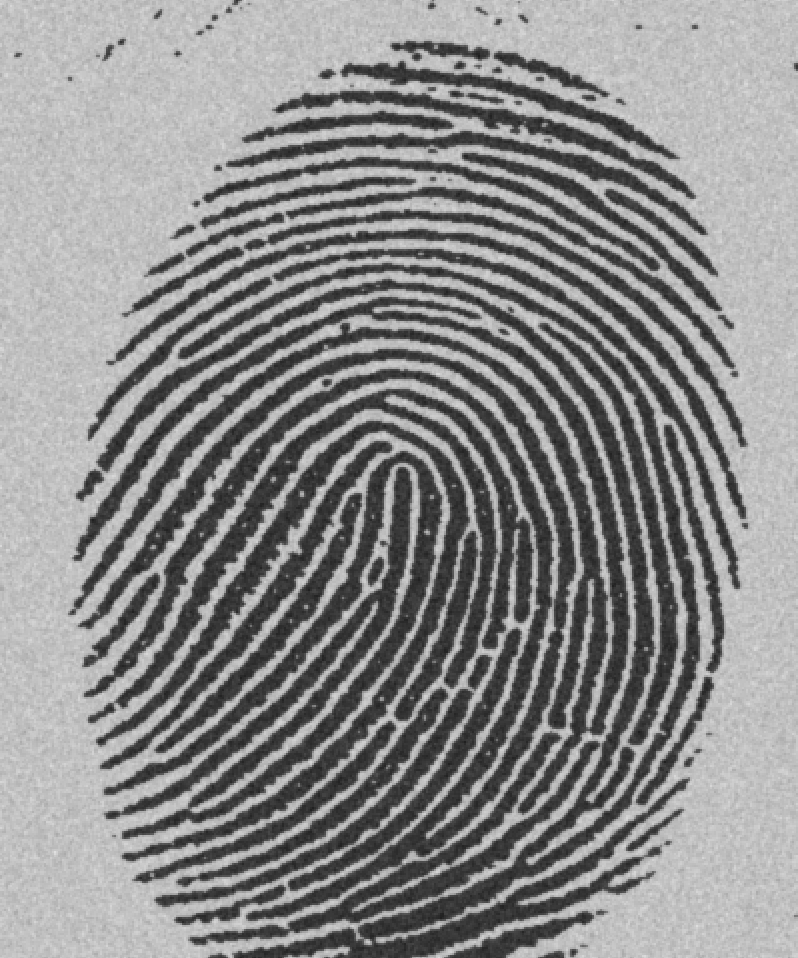
#> input picture imagens/fingerPrint.png, 798 x 958 px
$ jupyter execute Atividade2.ipynb   (shell and % lines are left out)
#> lines starting #> are read from the running program, lines starting #| are printed output that depends on the picture; after the words box and inside, x2 and y2 are one past the last pixel; in counts of white or black regions, pixels touching at a corner belong together; long printed decimals are rounded
#> further down, imagem is the input picture: shape (958, 798); min 29, max 224, mean 140
<a href="https://colab.research.google.com/github/girotodenis/ReconhecimentoImagemVisaoComputacional/blob/master/Atividade2.ipynb" target="_parent"></a>

NOME COMPLETO DOS INTEGRANTES DO GRUPO:
**Davi Miranda Gonçalves**,
**Denis SIlva Giroto**,
**Naiara Moura Pires**

MATRÍCULAS DOS INTEGRANTES DO GRUPO:
**1931143030**,
**1931143029**,
**1931143033**

[cell 1]
# Clone the entire repo.

[cell 2]
%cd cloned-repo

[cell 3]
from google.colab.patches import cv2_imshow
from matplotlib import pyplot as plt
import cv2
import os
import numpy as np

[cell 4]
execution_path = os.getcwd()
print(execution_path)

#Atividade 1

##Exercício 1

Escreva um programa em que o limiar seja estimado
automaticamente usando a técnica de Global Thresholding. A saída
deve ser uma imagem binarizada e a entrada de ser a imagem
fingerPrint.png. Qual a relação que existe entre o limiar e o número
de iterações?

[cell 5]
def estimar_limiar(imagem):
  hist = cv2.calcHist([imagem],[0],None,[256],[0,256])
#> hist = 256 values, max 23014 at index 192, min 0 at index 0, mean 2986.3
  hist_norm = hist.ravel()/hist.max()
#> hist_norm = 256 values, max 1 at index 192, min 0 at index 0, mean 0.13

  plt.hist(hist_norm, bins=256)
  plt.show()
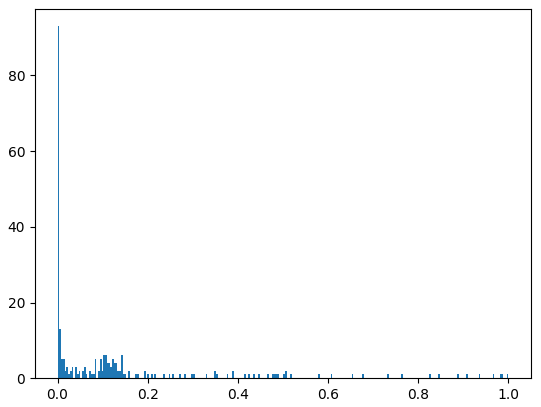
#> figure drawn by matplotlib, 1 panel; tallest bar 93 high, from x = 0 to 0.00391

  Q = hist_norm.cumsum()
#> Q = 256 values from 0 to 33.22
  bins = np.arange(256)
  fn_min = np.inf
  limiar = -1
  for i in range(1,256):
      p1,p2 = np.hsplit(hist_norm,[i])
      q1,q2 = Q[i],Q[255]-Q[i]
      b1,b2 = np.hsplit(bins,[i])
      m1,m2 = np.sum(p1*b1)/q1, np.sum(p2*b2)/q2
      v1,v2 = np.sum(((b1-m1)**2)*p1)/q1,np.sum(((b2-m2)**2)*p2)/q2
      fn = v1*q1 + v2*q2
      if fn < fn_min:
          fn_min = fn
          limiar = i
#> this loop made 255 passes
#> (q1, q2, m1, m2, v1, v2, fn, fn_min) on passes 29 to 38: (0.000348, 33.22, 0, 140, 0, 3762.1, 124968.5, 124968.5), (0.000695, 33.22, 14.5, 140, 105.1, 3762, 124964.2, 124964.2), (0.00191, 33.22, 10.73, 140, 128.2, 3762, 124960.2, 124960.2), (0.00313, 33.22, 18.61, 140, 86.09, 3761.7, 124945.8, 124945.8), (0.00504, 33.21, 19.28, 140, 86.71, 3761.5, 124931.8, 124931.8), (0.00869, 33.21, 18.44, 140, 104.3, 3761.3, 124910.4, 124910.4), (0.014, 33.2, 20.32, 140, 96.73, 3760.6, 124869.8, 124869.8), (0.0234, 33.19, 20.1, 140.1, 110.3, 3759.9, 124812.6, 124812.6), (0.0366, 33.18, 22.08, 140.1, 101.3, 3758.4, 124712.2, 124712.2), (0.0571, 33.16, 22.71, 140.2, 105.9, 3756.5, 124574.4, 124574.4)
#> (p1, q1, q2, m1, m2, v1, v2, fn) on passes 1 to 6: ([0], 0, 33.22, nan, 140, nan, 3762, nan), ([0, 0], 0, 33.22, nan, 140, nan, 3762, nan), ([0, 0, 0], 0, 33.22, nan, 140, nan, 3762, nan), ([0, 0, 0, 0], 0, 33.22, nan, 140, nan, 3762, nan), ([0, 0, 0, 0, 0], 0, 33.22, nan, 140, nan, 3762, nan), ([0, 0, 0, 0, 0, 0], 0, 33.22, nan, 140, nan, 3762, nan)
  return limiar

def global_thresholding(imagem):
  limiar = estimar_limiar(imagem)
  print('limiar',limiar)
#| limiar 126
  limiar, imgLimiar = cv2.threshold(imagem, limiar, 256,cv2.THRESH_BINARY)
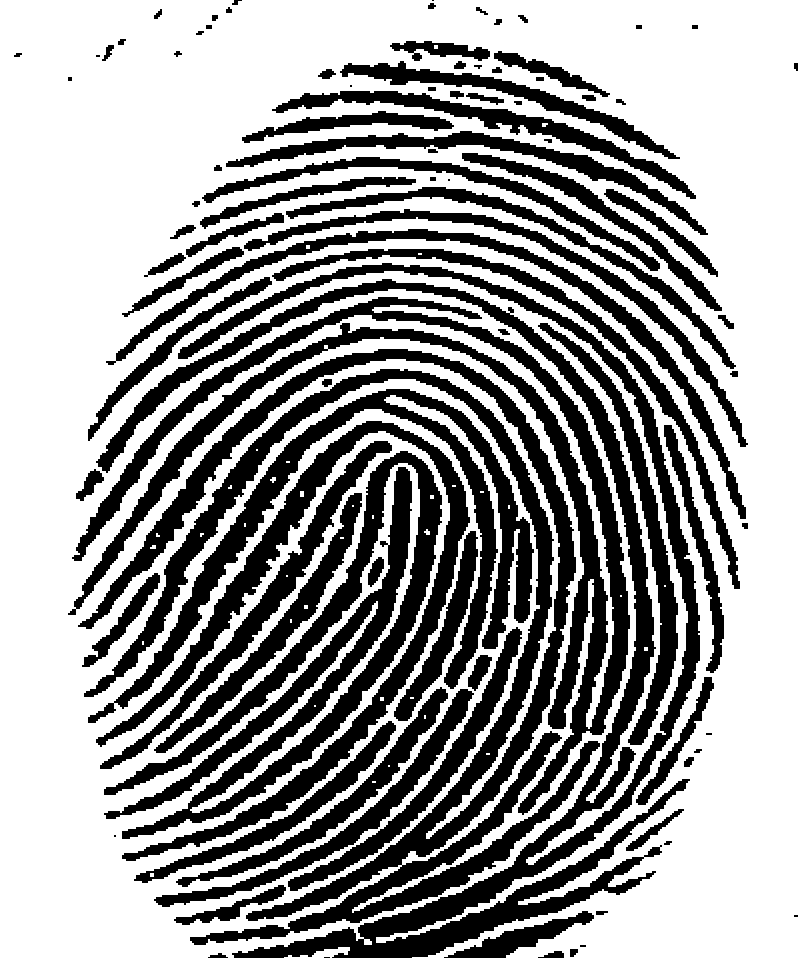
#> imgLimiar: shape (958, 798); 61.9% white; 97 black regions (10 under 20 px), largest, box (x1, y1, x2, y2) and area: (78, 349, 600, 945) 43752, (96, 263, 700, 958) 40234, (68, 297, 630, 815) 29704
  print('limiar',limiar)
#| limiar 126.0
  return imgLimiar

[cell 6]
imagem = cv2.imread('./imagens/fingerPrint.png',0)
#imagem = cv2.GaussianBlur(imagem, (5, 5), 0)
imgLimiar = global_thresholding( imagem )
cv2_imshow( imgLimiar )

####R.
Quanto mais interações mais o EM(Expectation-Maximization) vai convergir. Melhora a precisão de encontrar o melhor linear.

##Exercício 2
A imagem abaixo possui círculos e quadrados de vários tamanhos.
Alguns objetos possuem um ou dois buracos dentro deles. Faça um
algoritmo que use operações morfológicas e lógicas para responder
as perguntas abaixo.

[cell 7]
imagem = cv2.imread('./imagens/blocks.png')
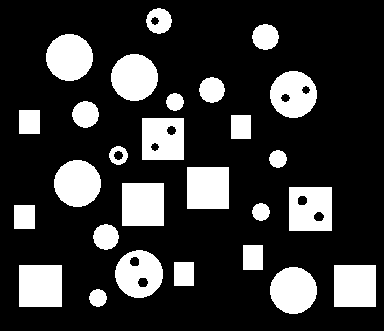
#> input picture imagens/blocks.png, 384 x 331 px
#> imagem is the input picture: shape (331, 384, 3); 21.3% white; 27 white regions, largest, box (x1, y1, x2, y2) and area: (122, 183, 164, 226) 1806, (19, 265, 62, 307) 1806, (187, 167, 229, 209) 1764
print('Largura em pixels: ', end='')
print(imagem.shape[1]) #largura da imagem
#| 384
print('Altura em pixels: ', end='')
print(imagem.shape[0]) #altura da imagem
#| 331
print('Qtde de canais: ', end='')
print(imagem.shape[2])
#| 3

[cell 8]
plt.imshow(imagem, cmap = 'gray', interpolation = 'bicubic')
plt.xticks([]), plt.yticks([])  # to hide tick values on X and Y axis
plt.show()

[cell 9]
# binarizar
img = cv2.imread('./imagens/blocks.png', 0)
m, n = img.shape
ret,imagembi = cv2.threshold(img,127,255,cv2.THRESH_BINARY)

[cell 10]
plt.imshow(imagembi, cmap = 'gray', interpolation = 'bicubic')
plt.xticks([]), plt.yticks([])  # to hide tick values on X and Y axis
plt.show()

###a)

Que fração dos pixels da imagem são brancos? Quantos objetos a
imagem possui?

[cell 11]
pixelBranco = cv2.countNonZero(imagembi)
TotalNumberOfPixels = m * n
fracaoPixels = pixelBranco / TotalNumberOfPixels

print("Total de pixel: ", TotalNumberOfPixels)
#| Total de pixel:  127104
print("Total de pixel Brancos: ", pixelBranco)
#| Total de pixel Brancos:  27011
print("Franção dos pixels: ", fracaoPixels)
#| Franção dos pixels:  0.2125

[cell 12]
contours, hierarchy = cv2.findContours(img,cv2.RETR_CCOMP,cv2.CHAIN_APPROX_SIMPLE)

[cell 13]
max_num = np.amax(hierarchy) + 1
numerosComMaisDeUmBuraco = 0
numerosComUmBuraco = 0
totalDeBuracos = 0
ObjetosComBuracos = 0
for c, h in zip(contours, hierarchy[0]):
    if h[2] != -1:
        ObjetosComBuracos = ObjetosComBuracos + 1
        if h[0] == -1:
            num_interior_contours = max_num - h[2]
        else: num_interior_contours = h[0]-h[2]
    else: num_interior_contours = 0
    totalDeBuracos = totalDeBuracos + num_interior_contours
    # Quantidades de buraco
    if num_interior_contours == 1:
      numerosComUmBuraco = numerosComUmBuraco + 1
    if num_interior_contours > 1:
      numerosComMaisDeUmBuraco = numerosComMaisDeUmBuraco + 1
#> this loop made 37 passes
#> h on passes 1, 2, 6, 7, 8, 10, 12, 14, 15, 18, 19, 20: [1, -1, -1, -1], [2, 0, -1, -1], [8, 4, 6, -1], [7, -1, -1, 5], [-1, 6, -1, 5], [10, 8, -1, -1], [12, 10, -1, -1], [14, -1, -1, 12], [-1, 13, -1, 12], [18, 16, -1, -1], [19, 17, -1, -1], [21, 18, 20, -1]
#> (c, h) on passes 3, 4, 5, 9, 11, 13: ([[334, 265], [334, 306], [375, 306], [375, 265]], [3, 1, -1, -1]), ([[19, 265], [19, 306], [61, 306], [61, 265]], [4, 2, -1, -1]), ([[174, 262], [174, 285], [193, 285], [193, 262]], [5, 3, -1, -1]), ([[243, 245], [243, 269], [262, 269], [262, 245]], [9, 5, -1, -1]), ([[14, 205], [14, 228], [34, 228], [34, 205]], [11, 9, -1, -1]), ([[289, 187], [289, 230], [331, 230], [331, 187]], [15, 11, 13, -1])

numeroTotalDeObjetos = max_num - totalDeBuracos
print("Numero de Objetos: ", numeroTotalDeObjetos)
#| Numero de Objetos:  27

####R. 27

###b)

Quantos buracos há na imagem? Quantos objetos têm mais de um
buraco?

[cell 14]
print("Total de buracos: ", totalDeBuracos)
#| Total de buracos:  10
print("Com mais de um buraco: ", numerosComMaisDeUmBuraco)
#| Com mais de um buraco:  4

####R. Total de buracos:  10 e com mais de um buraco:  4

###c)

Quantos quadrados e círculos a imagem possui?

[cell 15]
im_floodfill = imagembi.copy()

h, w = imagembi.shape[:2]
mask = np.zeros((h+2, w+2), np.uint8)
cv2.floodFill(im_floodfill, mask, (0,0), 255);
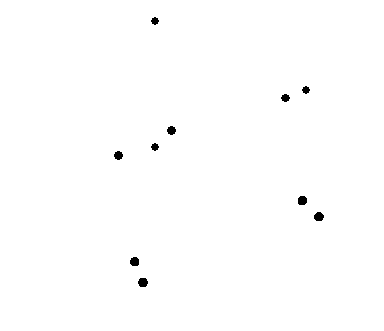
#> im_floodfill: shape (331, 384); 99.5% white; 10 black regions, largest, box (x1, y1, x2, y2) and area: (138, 278, 148, 287) 74, (298, 196, 307, 205) 71, (314, 212, 324, 221) 71
cv2_imshow(im_floodfill)


im_floodfill_inv = cv2.bitwise_not(im_floodfill)
im_out = imagembi | im_floodfill_inv
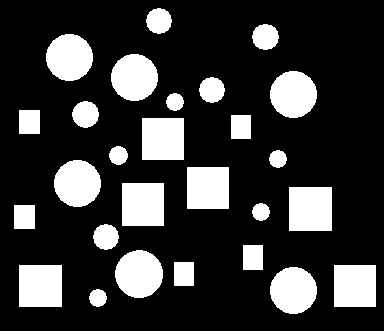
#> im_out: shape (331, 384); 21.7% white; 27 white regions, largest, box (x1, y1, x2, y2) and area: (289, 187, 332, 231) 1892, (122, 183, 164, 226) 1806, (19, 265, 62, 307) 1806
cv2_imshow(im_out)

contours2, hierarchy = cv2.findContours(im_out,cv2.RETR_CCOMP,cv2.CHAIN_APPROX_SIMPLE)

[cell 16]
# *********************************
# verifique o número de elementos nos contornos aproximados de todas as formas.
# o quadrado terá 4,
# Os círculos terão mais.
# *********************************
quadrado = 0
circulo = 0
for cnt in contours2:
  approx = cv2.approxPolyDP(cnt,0.01*cv2.arcLength(cnt,True),True)
  # print("---> ",approx)
  if len(approx)==4:
     quadrado = quadrado + 1
  elif len(approx) > 10:
      circulo = circulo + 1
#> this loop made 27 passes
#> cnt on passes 3, 4, 5, 7, 9, 11, 12, 13, 17, 18, 19: [[334, 265], [334, 306], [375, 306], [375, 265]], [[19, 265], [19, 306], [61, 306], [61, 265]], [[174, 262], [174, 285], [193, 285], [193, 262]], [[243, 245], [243, 269], [262, 269], [262, 245]], [[14, 205], [14, 228], [34, 228], [34, 205]], [[289, 187], [289, 230], [331, 230], [331, 187]], [[122, 183], [122, 225], [163, 225], [163, 183]], [[187, 167], [187, 208], [228, 208], [228, 167]], [[142, 118], [142, 159], [183, 159], [183, 118]], [[231, 115], [231, 138], [250, 138], [250, 115]], [[19, 110], [19, 133], [39, 133], [39, 110]]
print("Quadrado : ",quadrado)
#| Quadrado :  11
print("circulo : ",circulo)
#| circulo :  16

####R.  Quadrado : 11 Circulo : 16

###d)
Identifique os quadrados que possuem buracos e os círculos que
não possuem buracos?

[cell 17]
img_color = cv2.imread('./imagens/blocks.png')
contours, hierarchy = cv2.findContours(imagembi,cv2.RETR_TREE,cv2.CHAIN_APPROX_SIMPLE)

[cell 18]
max_num = np.amax(hierarchy) +1

imagem_final = img_color.copy()
gray = cv2.cvtColor(imagem_final, cv2.COLOR_BGR2GRAY)
edged = cv2.Canny(gray, 50, 100)
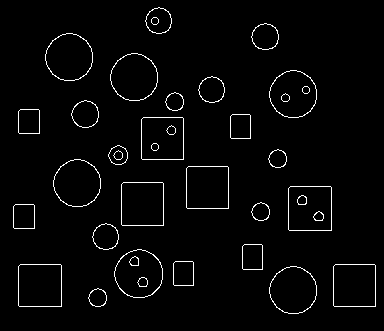
#> edged: shape (331, 384); 2.6% white in thin lines or dots, all inside (x1, y1, x2, y2) = (13, 7, 376, 314)

contours2, hierarchy = cv2.findContours(imagembi,cv2.RETR_CCOMP,cv2.CHAIN_APPROX_SIMPLE)
mask = np.ones(imagem_final.shape[:2], dtype="uint8") * 255

for c, h in zip(contours, hierarchy[0]):
    approx = cv2.approxPolyDP(c,0.01*cv2.arcLength(c,True),True)
    if h[2] != -1:
      cv2.drawContours(mask, [c], -1, 0, -1)
      if h[0] == -1:
            num_interior_contours = max_num - h[2]
      else: num_interior_contours = h[0]-h[2]
    else: num_interior_contours = 0
    if len(approx)==4 and num_interior_contours > 0:
     cv2.drawContours(img_color, [c], -1, (255,0,255), 2)
    if len(approx)==4:
     cv2.drawContours(mask, [c], -1, 0, -1)
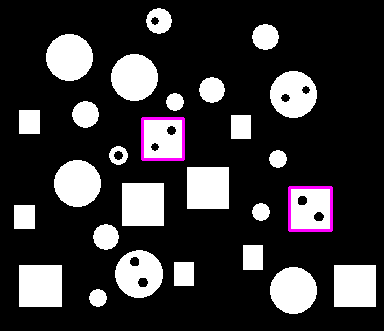
#> img_color: shape (331, 384, 3); 0.78% of pixels changed, all inside (x1, y1, x2, y2) = (141, 117, 333, 232)
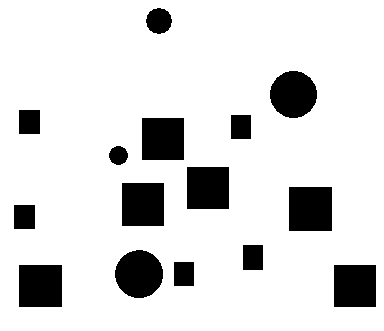
#> mask: shape (331, 384); 86.2% white; 15 black regions, largest, box (x1, y1, x2, y2) and area: (289, 187, 332, 231) 1892, (122, 183, 164, 226) 1806, (19, 265, 62, 307) 1806

image = cv2.bitwise_and(imagem_final, imagem_final, mask=mask)
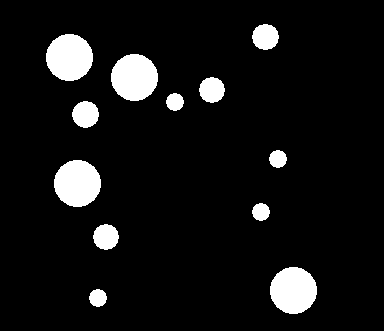
#> image: shape (331, 384, 3); 7.9% white; 12 white regions, largest, box (x1, y1, x2, y2) and area: (46, 34, 93, 81) 1725, (111, 54, 158, 101) 1725, (54, 160, 101, 207) 1725

print("Mascara ")
cv2_imshow(mask)

print(" --  Círculos que não possuem buracos -- ")
cv2_imshow(image)

print(" --  Quadrados que possuem buracos -- ")
cv2_imshow(img_color)
